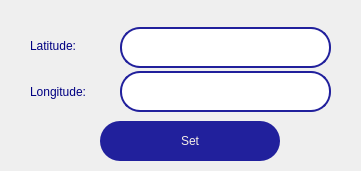
     <widget class="QGroupBox" name="fixedPointManualGroupBox">
      <property name="geometry">
       <rect>
        <x>310</x>
        <y>210</y>
        <width>361</width>
        <height>171</height>
       </rect>
      </property>
      <property name="styleSheet">
       <string notr="true">background-color: rgb(239, 239, 239);
border-radius: 20px;
border-width: 0px;</string>
      </property>
      <property name="title">
       <string/>
      </property>
      <widget class="QPushButton" name="fixedPointManualSetBtn">
       <property name="geometry">
        <rect>
         <x>100</x>
         <y>121</y>
         <width>180</width>
         <height>40</height>
        </rect>
       </property>
       <property name="minimumSize">
        <size>
         <width>180</width>
         <height>40</height>
        </size>
       </property>
       <property name="maximumSize">
        <size>
         <width>180</width>
         <height>40</height>
        </size>
       </property>
       <property name="cursor">
        <cursorShape>PointingHandCursor</cursorShape>
       </property>
       <property name="styleSheet">
        <string notr="true">color: rgb(245, 239, 231);
background-color: rgb(33, 32, 156);
font: 10pt &quot;K792-Geometrical-Medium&quot;;
</string>
       </property>
       <property name="text">
        <string>Set</string>
       </property>
      </widget>
      <widget class="QLabel" name="label_11">
       <property name="geometry">
        <rect>
         <x>30</x>
         <y>30</y>
         <width>78</width>
         <height>31</height>
        </rect>
       </property>
       <property name="styleSheet">
        <string notr="true">font: 10pt &quot;K792-Geometrical&quot;;
color: rgb(0, 0, 130);</string>
       </property>
       <property name="text">
        <string>Latitude:</string>
       </property>
      </widget>
      <widget class="QLabel" name="label_12">
       <property name="geometry">
        <rect>
         <x>30</x>
         <y>71</y>
         <width>91</width>
         <height>41</height>
        </rect>
       </property>
       <property name="styleSheet">
        <string notr="true">font: 10pt &quot;K792-Geometrical&quot;;
color: rgb(0, 0, 130);</string>
       </property>
       <property name="text">
        <string>Longitude:</string>
       </property>
      </widget>
      <widget class="QLineEdit" name="fixedPointLatitudeLineEdit">
       <property name="geometry">
        <rect>
         <x>120</x>
         <y>27</y>
         <width>211</width>
         <height>41</height>
        </rect>
       </property>
       <property name="minimumSize">
        <size>
         <width>100</width>
         <height>30</height>
        </size>
       </property>
       <property name="styleSheet">
        <string notr="true">color: rgb(0, 0, 0);
font: 75 10pt &quot;Calibri&quot;;
background-color: rgb(255, 255, 255);
border-color: rgb(33, 32, 156);
border-width: 2px;
border-style: solid;</string>
       </property>
       <property name="alignment">
        <set>Qt::AlignCenter</set>
       </property>
      </widget>
      <widget class="QLineEdit" name="fixedPointLongitudeLineEdit">
       <property name="geometry">
        <rect>
         <x>120</x>
         <y>71</y>
         <width>211</width>
         <height>41</height>
        </rect>
       </property>
       <property name="minimumSize">
        <size>
         <width>100</width>
         <height>30</height>
        </size>
       </property>
       <property name="styleSheet">
        <string notr="true">color: rgb(0, 0, 0);
font: 75 10pt &quot;Calibri&quot;;
background-color: rgb(255, 255, 255);
border-color: rgb(33, 32, 156);
border-width: 2px;
border-style: solid;</string>
       </property>
       <property name="alignment">
        <set>Qt::AlignCenter</set>
       </property>
      </widget>
     </widget>
